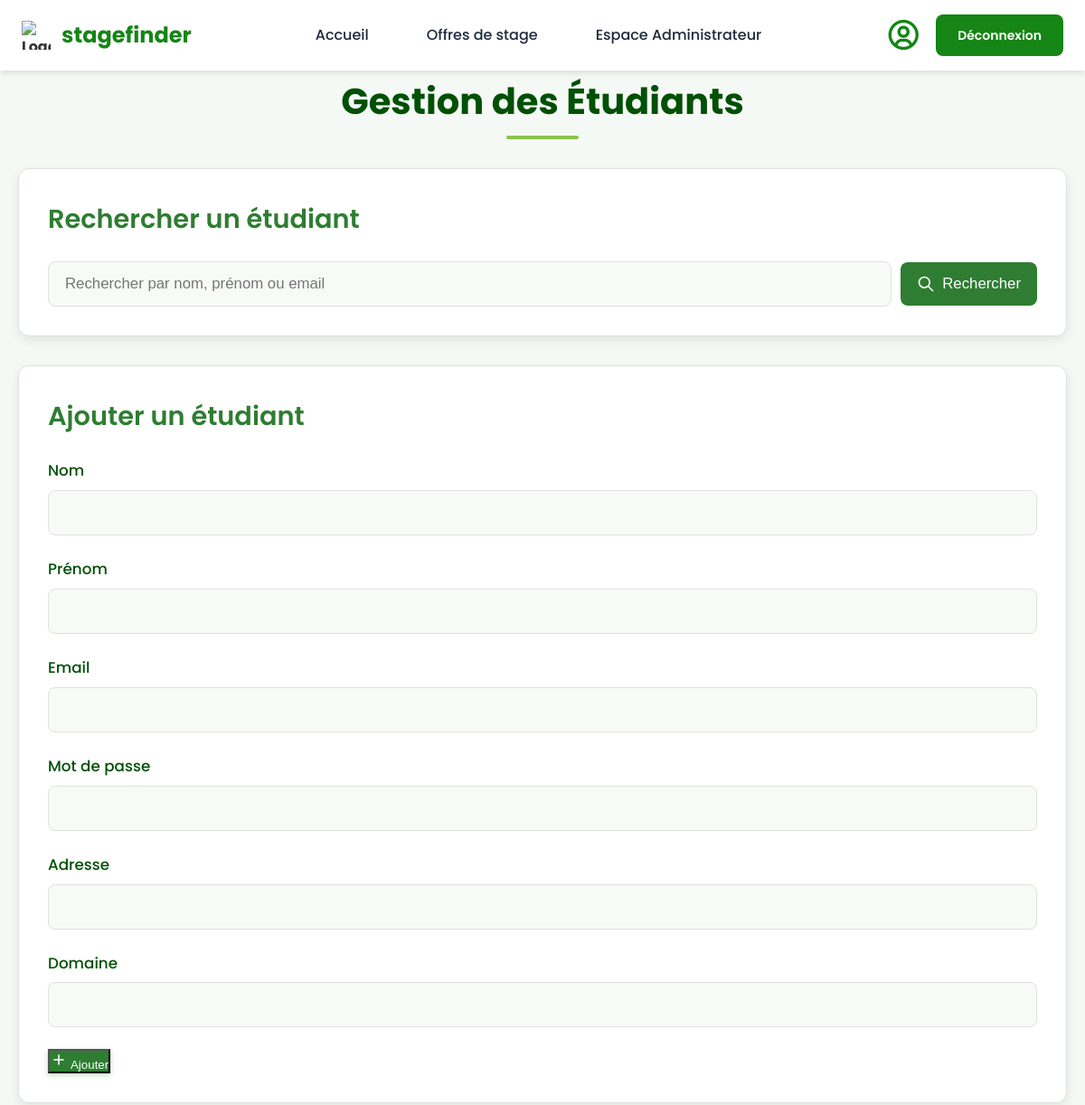
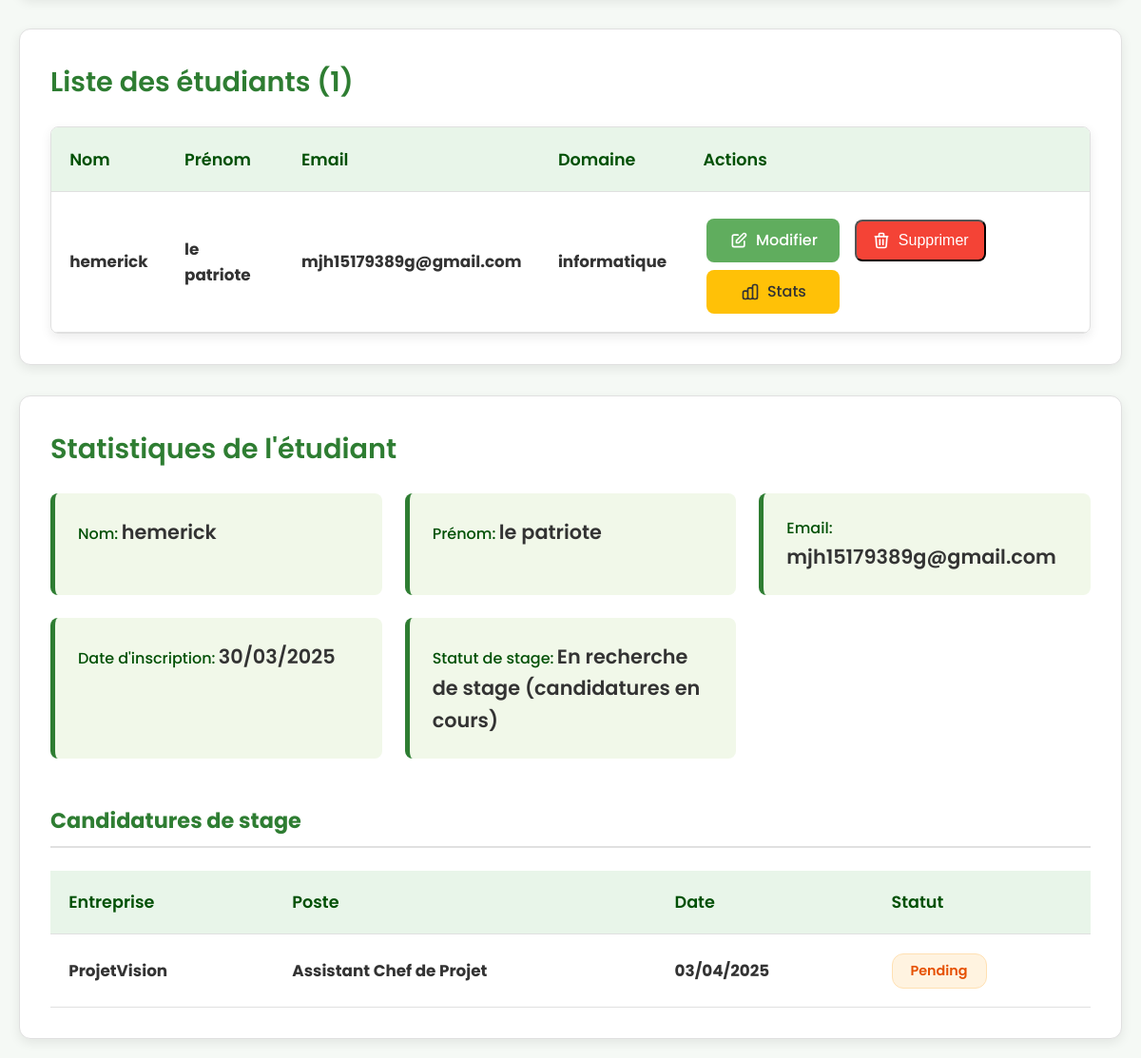
/Gestion_des_etudiants?view_stats=1 (signed in), run on the app's committed database (2 pictures, top to bottom).
### tables this page shows
CREATE TABLE `utilisateurs` (
  `id` int(11) NOT NULL,
  `nom` varchar(100) NOT NULL,
  `email` varchar(255) NOT NULL,
  `password` varchar(255) NOT NULL,
  `reset_token` varchar(255) NOT NULL,
  `date_inscription` timestamp NOT NULL DEFAULT current_timestamp(),
  `role` enum('admin','pilote','etudiant') NOT NULL DEFAULT 'etudiant',
  `profile_photo` varchar(255) DEFAULT NULL,
  `adresse` varchar(255) DEFAULT NULL,
  `domaine` varchar(255) DEFAULT NULL,
  `photo` varchar(255) DEFAULT 'https://bootdey.com/img/Content/avatar/avatar1.png',
  `cv_path` varchar(255) DEFAULT NULL,
  `prenom` varchar(100) NOT NULL,
  `wishlist_count` int(11) DEFAULT 0
);

CREATE TABLE `applications` (
  `id` int(11) NOT NULL,
  `user_id` int(11) DEFAULT NULL,
  `internship_id` int(11) NOT NULL,
  `motivation_letter` text NOT NULL,
  `cv_path` varchar(255) NOT NULL,
  `application_date` timestamp NOT NULL DEFAULT current_timestamp(),
  `status` enum('pending','reviewed','accepted','rejected') DEFAULT 'pending'
);

CREATE TABLE `internships` (
  `id` int(11) NOT NULL,
  `company_id` int(11) DEFAULT NULL,
  `title` varchar(255) NOT NULL,
  `company` varchar(255) NOT NULL,
  `location` varchar(255) NOT NULL,
  `type` varchar(50) NOT NULL,
  `domaine` enum('Informatique & Digital','Business & Management','Ingénierie & Innovation') DEFAULT NULL,
  `remote` varchar(50) NOT NULL,
  `salary_base` varchar(50) DEFAULT NULL,
  `start_date` date DEFAULT NULL,
  `end_date` date DEFAULT NULL,
  `short_description` text NOT NULL,
  `full_description` text NOT NULL,
  `competence` varchar(255) DEFAULT NULL,
  `company_description` text DEFAULT NULL,
  `posted_at` timestamp NOT NULL DEFAULT current_timestamp(),
  `wishlist_count` int(11) DEFAULT 0,
  `applicants_count` int(11) DEFAULT 0
);

### controllers/utilities.php (called while the page is built, shortened)
<?php
class utilities{
    public static function renderPage($datas_page){
        extract($datas_page);
        require("$views");
    }
}

### controllers/StudentController.php (called while the page is built)
<?php
require_once('./models/StudentModel.php');
class StudentController {
    public function management_studentsPage() {
        $datas_pages = [
            "description" => "Gestion des étudiants",
            "title" => "Gestion des étudiants",
            "views" => "views/pages/management_studentsPage.php",
            "layout" => "views/commons/layout.php",
            "style" => "management_studentsPage.css",
            "js" => "management_studentsPage.js",
        ];
        utilities::renderPage($datas_pages);
    }
}

### models/studentModel.php (called while the page is built, shortened)
<?php
class StudentModel {
    private $db;
    public function __construct() {
        $this->db = new PDO('mysql:host=localhost;dbname=projetweb', 'root', '');
        $this->db->setAttribute(PDO::ATTR_ERRMODE, PDO::ERRMODE_EXCEPTION);
    }
    public function getAllStudents($search = '') {
        $query = "SELECT id, nom, prenom, email, adresse, domaine, role, date_inscription
                  FROM utilisateurs
                  WHERE role = 'etudiant'";
        if ($search) {
            $query .= " AND (nom LIKE :search OR prenom LIKE :search OR email LIKE :search)";
            $stmt = $this->db->prepare($query);
            $stmt->execute([':search' => "%$search%"]);
        } else {
            $stmt = $this->db->query($query);
        }
        return $stmt->fetchAll(PDO::FETCH_ASSOC);
    }
    public function getStudentById($id) {
        $query = "SELECT * FROM utilisateurs WHERE id = :id AND role = 'etudiant'";
        $stmt = $this->db->prepare($query);
        $stmt->execute([':id' => $id]);
        return $stmt->fetch(PDO::FETCH_ASSOC);
    }
    public function getStudentApplications($studentId) {
        $query = "SELECT a.*, i.title, i.company
                  FROM applications a
                  JOIN internships i ON a.internship_id = i.id
                  WHERE a.user_id = :studentId
                  ORDER BY a.application_date DESC";
        $stmt = $this->db->prepare($query);
        $stmt->execute([':studentId' => $studentId]);
        return $stmt->fetchAll(PDO::FETCH_ASSOC);
    }
    public function getStudentStatus($studentId) {
        $query = "SELECT COUNT(*) as accepted_count
                  FROM applications
                  WHERE user_id = :studentId AND status = 'accepted'";
        $stmt = $this->db->prepare($query);
        $stmt->execute([':studentId' => $studentId]);
        $result = $stmt->fetch(PDO::FETCH_ASSOC);
        $query = "SELECT COUNT(*) as pending_count
                  FROM applications
                  WHERE user_id = :studentId AND status IN ('pending', 'reviewed')";
        $stmt = $this->db->prepare($query);
        $stmt->execute([':studentId' => $studentId]);
        $result = $stmt->fetch(PDO::FETCH_ASSOC);
        if ($result['pending_count'] > 0) {
            return "En recherche de stage (candidatures en cours)";
        }
        return "En recherche de stage (aucune candidature)";
    }
}

### views/pages/management_studentsPage.php (the view, shortened to what this page needs)
<?php
require_once('./models/StudentModel.php');
$studentModel = new StudentModel();
$editStudent = null;
$search = $_GET['search'] ?? '';
$students = $studentModel->getAllStudents($search);
?>
<?php require_once("./views/commons/header.php")?>
   <div class="container">
        <h1>Gestion des Étudiants</h1>
        <div class="main-content">
            <div class="left-panel">
                <div class="search-section">
                    <h2>Rechercher un étudiant</h2>
                    <form method="get">
                        <div class="search-box">
                            <input type="text" name="search" placeholder="Rechercher par nom, prénom ou email"
                                   value="<?= htmlspecialchars($search) ?>">
                            <button type="submit">
                                <svg class="icon" viewBox="0 0 24 24" fill="none" stroke="currentColor">
                                    <path stroke-linecap="round" stroke-linejoin="round" stroke-width="2" d="M21 21l-6-6m2-5a7 7 0 11-14 0 7 7 0 0114 0z" />
                                </svg>
                                Rechercher
                            </button>
                        </div>
                    </form>
                </div>
                <div class="form-section">
                    <h2><?= isset($_GET['edit']) ? 'Modifier' : 'Ajouter' ?> un étudiant</h2>
                    <form method="post">
                        <div class="form-group">
                            <label for="nom">Nom</label>
                            <input type="text" id="nom" name="nom" required
                                   value="<?= isset($editStudent) ? htmlspecialchars($editStudent['nom']) : '' ?>">
                        </div>
                        <div class="form-group">
                            <label for="prenom">Prénom</label>
                            <input type="text" id="prenom" name="prenom" required
                                   value="<?= isset($editStudent) ? htmlspecialchars($editStudent['prenom']) : '' ?>">
                        </div>
                        <div class="form-group">
                            <label for="email">Email</label>
                            <input type="email" id="email" name="email" required
                                   value="<?= isset($editStudent) ? htmlspecialchars($editStudent['email']) : '' ?>">
                        </div>
                        <div class="form-group">
                            <label for="password">Mot de passe</label>
                            <input type="password" id="password" name="password"
                                   <?= !isset($_GET['edit']) ? 'required' : '' ?>>
                        </div>
                        <div class="form-group">
                            <label for="adresse">Adresse</label>
                            <input type="text" id="adresse" name="adresse"
                                   value="<?= isset($editStudent) ? htmlspecialchars($editStudent['adresse']) : '' ?>">
                        </div>
                        <div class="form-group">
                            <label for="domaine">Domaine</label>
                            <input type="text" id="domaine" name="domaine"
                                   value="<?= isset($editStudent) ? htmlspecialchars($editStudent['domaine']) : '' ?>">
                        </div>
                        <div class="form-buttons">
                            <button type="submit" class="btn-primary pulse">
                                <svg class="icon" viewBox="0 0 24 24" fill="none" stroke="currentColor">
                                    <path stroke-linecap="round" stroke-linejoin="round" stroke-width="2" d="M12 6v6m0 0v6m0-6h6m-6 0H6" />
                                </svg>
                                <?= isset($_GET['edit']) ? 'Modifier' : 'Ajouter' ?>
                            </button>
                        </div>
                    </form>
                </div>
            </div>
            <div class="right-panel">
                <div class="list-section">
                    <h2>Liste des étudiants (<?= count($students) ?>)</h2>
                    <div class="table-container">
                        <table>
                            <thead>
                                <tr>
                                    <th>Nom</th>
                                    <th>Prénom</th>
                                    <th>Email</th>
                                    <th>Domaine</th>
                                    <th>Actions</th>
                                </tr>
                            </thead>
                            <tbody>
                                <?php foreach ($students as $student): ?>
                                <tr>
                                    <td><?= htmlspecialchars($student['nom']) ?></td>
                                    <td><?= htmlspecialchars($student['prenom']) ?></td>
                                    <td><?= htmlspecialchars($student['email']) ?></td>
                                    <td><?= htmlspecialchars($student['domaine'] ?? 'Non spécifié') ?></td>
                                    <td>
                                        <a href="?edit=<?= $student['id'] ?>" class="action-btn edit-btn" style="width: 140px;">
                                            <svg class="icon" viewBox="0 0 24 24" fill="none" stroke="currentColor">
                                                <path stroke-linecap="round" stroke-linejoin="round" stroke-width="2" d="M11 5H6a2 2 0 00-2 2v11a2 2 0 002 2h11a2 2 0 002-2v-5m-1.414-9.414a2 2 0 112.828 2.828L11.828 15H9v-2.828l8.586-8.586z" />
                                            </svg>
                                            Modifier
                                        </a>
                                        <form method="post" style="display: inline-block; margin: 2.5%; margin-left: 1%;">
                                            <button type="submit" class="action-btn delete-btn"
                                                    onclick="return confirm('Êtes-vous sûr de vouloir supprimer cet étudiant ?')" >
                                                <svg class="icon" viewBox="0 0 24 24" fill="none" stroke="currentColor">
                                                    <path stroke-linecap="round" stroke-linejoin="round" stroke-width="2" d="M19 7l-.867 12.142A2 2 0 0116.138 21H7.862a2 2 0 01-1.995-1.858L5 7m5 4v6m4-6v6m1-10V4a1 1 0 00-1-1h-4a1 1 0 00-1 1v3M4 7h16" />
                                                </svg>
                                                Supprimer
                                            </button>
                                        </form>
                                        <a href="?view_stats=<?= $student['id'] ?>" class="action-btn stats-btn" style="width: 140px;">
                                            Stats
                                        </a>
                                    </td>
                                </tr>
                                <?php endforeach; ?>
                            </tbody>
                        </table>
                    </div>
                </div>
                <?php if (isset($_GET['view_stats'])): ?>
                    <?php
                    $studentId = $_GET['view_stats'];
                    $studentDetails = $studentModel->getStudentById($studentId);
                    $applications = $studentModel->getStudentApplications($studentId);
                    $status = $studentModel->getStudentStatus($studentId);
                    ?>
                    <div class="stats-section">
                        <h2>Statistiques de l'étudiant</h2>
                        <div class="stats-card">
                            <div class="stat-item">
                                <span class="stat-label">Nom:</span>
                                <span class="stat-value"><?= htmlspecialchars($studentDetails['nom']) ?></span>
                            </div>
                            <div class="stat-item">
                                <span class="stat-label">Prénom:</span>
                                <span class="stat-value"><?= htmlspecialchars($studentDetails['prenom']) ?></span>
                            </div>
                            <div class="stat-item">
                                <span class="stat-label">Email:</span>
                                <span class="stat-value"><?= htmlspecialchars($studentDetails['email']) ?></span>
                            </div>
                            <div class="stat-item">
                                <span class="stat-label">Date d'inscription:</span>
                                <span class="stat-value"><?= date('d/m/Y', strtotime($studentDetails['date_inscription'])) ?></span>
                            </div>
                            <div class="stat-item">
                                <span class="stat-label">Statut de stage:</span>
                                <span class="stat-value"><?= htmlspecialchars($status) ?></span>
                            </div>
                            <div class="applications-list">
                                <h3>Candidatures de stage</h3>
                                <?php if (!empty($applications)): ?>
                                    <table>
                                        <thead>
                                            <tr>
                                                <th>Entreprise</th>
                                                <th>Poste</th>
                                                <th>Date</th>
                                                <th>Statut</th>
                                            </tr>
                                        </thead>
                                        <tbody>
                                            <?php foreach ($applications as $app): ?>
                                            <tr>
                                                <td><?= htmlspecialchars($app['company']) ?></td>
                                                <td><?= htmlspecialchars($app['title']) ?></td>
                                                <td><?= date('d/m/Y', strtotime($app['application_date'])) ?></td>
                                                <td>
                                                    <span class="status-badge status-<?= $app['status'] ?>">
                                                        <?= ucfirst($app['status']) ?>
                                                    </span>
                                                </td>
                                            </tr>
                                            <?php endforeach; ?>
                                        </tbody>
                                    </table>
                                <?php else: ?>
                                    <p>Aucune candidature trouvée.</p>
                                <?php endif; ?>
                            </div>
                        </div>
                    </div>
                <?php endif; ?>
            </div>
        </div>
    </div>

### data on the page
utilisateurs: nom "hemerick", prenom "le patriote", email "mjh15179389g@gmail.com", domaine "informatique", $student['id'] 1 (drawn), date_inscription "30/03/2025"
applications: internship.company "ProjetVision", internship.title "Assistant Chef de Projet", application_date "03/04/2025", status "Pending"

### other printed values
count($students) "1"
$status "En recherche de stage (candidatures en cours)"
